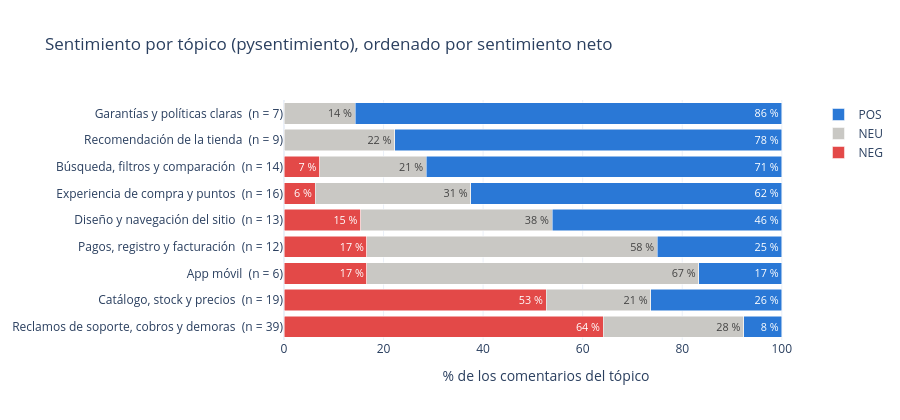

Source (notebook cell):
### Markdown cell above
## Etapa E — Análisis

### E.1 Barras apiladas por tópico

### Code cell
orden = por_topico.sort_values("neto").index
fig = go.Figure()
for c in CLASES:
    fig.add_bar(y=orden, x=por_topico.loc[orden, f"%{c}"] * 100, name=c, orientation="h",
                marker_color=COLOR[c],
                text=(por_topico.loc[orden, f"%{c}"] * 100).round(0).astype(int).astype(str) + " %",
                textposition="inside")
fig.update_layout(
    barmode="stack", template="plotly_white", height=420, width=900,
    title="Sentimiento por tópico (pysentimiento), ordenado por sentimiento neto",
    xaxis_title="% de los comentarios del tópico", legend_title_text="",
    yaxis={"ticktext": [f"{t}  (n = {por_topico.loc[t, 'n']})" for t in orden],
           "tickvals": list(orden)})
fig.write_html(SALIDAS / "sentimiento_por_topico.html", include_plotlyjs="cdn")
fig.show()

### Figure 1 — Plotly figure (JSON) as saved in the notebook; plotly's stock layout.template omitted (floating-point values rounded to 4 significant figures)
{"data": [{"marker": {"color": "#e34948"}, "name": "NEG", "orientation": "h", "text": ["64 %", "53 %", "17 %", "17 %", "15 %", "6 %", "7 %", "0 %", "0 %"], "textposition": "inside", "type": "bar", "x": [64.1, 52.63, 16.67, 16.67, 15.38, 6.25, 7.143, 0.0, 0.0], "y": ["Reclamos de soporte, cobros y demoras", "Catálogo, stock y precios", "App móvil", "Pagos, registro y facturación", "Diseño y navegación del sitio", "Experiencia de compra y puntos", "Búsqueda, filtros y comparación", "Recomendación de la tienda", "Garantías y políticas claras"]}, {"marker": {"color": "#c9c8c4"}, "name": "NEU", "orientation": "h", "text": ["28 %", "21 %", "67 %", "58 %", "38 %", "31 %", "21 %", "22 %", "14 %"], "textposition": "inside", "type": "bar", "x": [28.21, 21.05, 66.67, 58.33, 38.46, 31.25, 21.43, 22.22, 14.29], "y": ["Reclamos de soporte, cobros y demoras", "Catálogo, stock y precios", "App móvil", "Pagos, registro y facturación", "Diseño y navegación del sitio", "Experiencia de compra y puntos", "Búsqueda, filtros y comparación", "Recomendación de la tienda", "Garantías y políticas claras"]}, {"marker": {"color": "#2a78d6"}, "name": "POS", "orientation": "h", "text": ["8 %", "26 %", "17 %", "25 %", "46 %", "62 %", "71 %", "78 %", "86 %"], "textposition": "inside", "type": "bar", "x": [7.692, 26.32, 16.67, 25.0, 46.15, 62.5, 71.43, 77.78, 85.71], "y": ["Reclamos de soporte, cobros y demoras", "Catálogo, stock y precios", "App móvil", "Pagos, registro y facturación", "Diseño y navegación del sitio", "Experiencia de compra y puntos", "Búsqueda, filtros y comparación", "Recomendación de la tienda", "Garantías y políticas claras"]}], "layout": {"barmode": "stack", "height": 420, "legend": {"title": {"text": ""}}, "title": {"text": "Sentimiento por tópico (pysentimiento), ordenado por sentimiento neto"}, "width": 900, "xaxis": {"title": {"text": "% de los comentarios del tópico"}}, "yaxis": {"ticktext": ["Reclamos de soporte, cobros y demoras  (n = 39)", "Catálogo, stock y precios  (n = 19)", "App móvil  (n = 6)", "Pagos, registro y facturación  (n = 12)", "Diseño y navegación del sitio  (n = 13)", "Experiencia de compra y puntos  (n = 16)", "Búsqueda, filtros y comparación  (n = 14)", "Recomendación de la tienda  (n = 9)", "Garantías y políticas claras  (n = 7)"], "tickvals": ["Reclamos de soporte, cobros y demoras", "Catálogo, stock y precios", "App móvil", "Pagos, registro y facturación", "Diseño y navegación del sitio", "Experiencia de compra y puntos", "Búsqueda, filtros y comparación", "Recomendación de la tienda", "Garantías y políticas claras"]}}}
